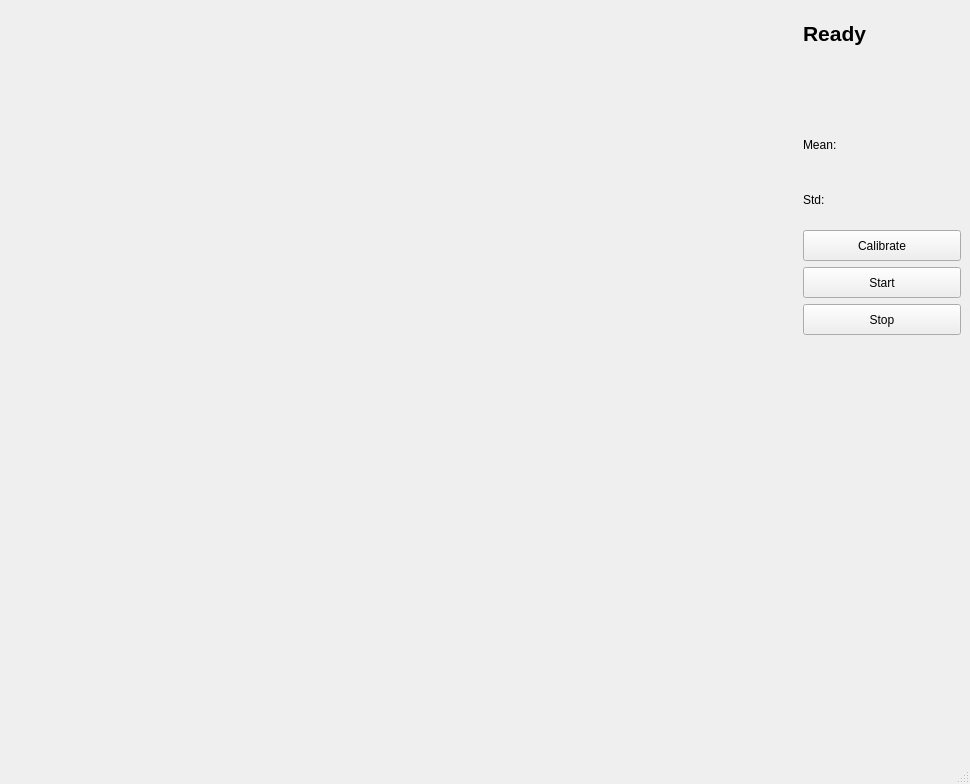
<?xml version="1.0" encoding="UTF-8"?>
<ui version="4.0">
 <class>MainWindow</class>
 <widget class="QMainWindow" name="MainWindow">
  <property name="geometry">
   <rect>
    <x>0</x>
    <y>0</y>
    <width>970</width>
    <height>784</height>
   </rect>
  </property>
  <property name="windowTitle">
   <string>MainWindow</string>
  </property>
  <widget class="QWidget" name="centralwidget">
   <layout class="QHBoxLayout" name="horizontalLayout" stretch="5,1">
    <item>
     <layout class="QVBoxLayout" name="verticalLayout" stretch="1,1">
      <item>
       <widget class="QCustomPlot" name="plot" native="true"/>
      </item>
      <item>
       <widget class="QCustomPlot" name="hist" native="true"/>
      </item>
     </layout>
    </item>
    <item>
     <layout class="QVBoxLayout" name="verticalLayout_3" stretch="1,1,1,4">
      <item>
       <layout class="QGridLayout" name="gridLayout">
        <item row="1" column="0">
         <widget class="QLabel" name="status">
          <property name="sizePolicy">
           <sizepolicy hsizetype="Expanding" vsizetype="Expanding">
            <horstretch>0</horstretch>
            <verstretch>0</verstretch>
           </sizepolicy>
          </property>
          <property name="font">
           <font>
            <pointsize>16</pointsize>
            <weight>75</weight>
            <italic>false</italic>
            <bold>true</bold>
           </font>
          </property>
          <property name="text">
           <string>Ready</string>
          </property>
          <property name="wordWrap">
           <bool>false</bool>
          </property>
         </widget>
        </item>
        <item row="3" column="0">
         <widget class="QLabel" name="end">
          <property name="font">
           <font>
            <pointsize>14</pointsize>
           </font>
          </property>
          <property name="text">
           <string/>
          </property>
         </widget>
        </item>
        <item row="2" column="0">
         <widget class="QLabel" name="begin">
          <property name="font">
           <font>
            <pointsize>14</pointsize>
           </font>
          </property>
          <property name="text">
           <string/>
          </property>
         </widget>
        </item>
       </layout>
      </item>
      <item>
       <layout class="QGridLayout" name="gridLayout_2">
        <item row="0" column="1">
         <widget class="QLabel" name="mean_label">
          <property name="text">
           <string/>
          </property>
         </widget>
        </item>
        <item row="0" column="0">
         <widget class="QLabel" name="label">
          <property name="text">
           <string>Mean:</string>
          </property>
         </widget>
        </item>
        <item row="1" column="0">
         <widget class="QLabel" name="label_3">
          <property name="text">
           <string>Std:</string>
          </property>
         </widget>
        </item>
        <item row="1" column="1">
         <widget class="QLabel" name="std_label">
          <property name="text">
           <string/>
          </property>
         </widget>
        </item>
       </layout>
      </item>
      <item>
       <layout class="QVBoxLayout" name="verticalLayout_2" stretch="1,1,1">
        <item>
         <widget class="QPushButton" name="calibrate">
          <property name="sizePolicy">
           <sizepolicy hsizetype="Expanding" vsizetype="Expanding">
            <horstretch>0</horstretch>
            <verstretch>0</verstretch>
           </sizepolicy>
          </property>
          <property name="text">
           <string>Calibrate</string>
          </property>
         </widget>
        </item>
        <item>
         <widget class="QPushButton" name="start">
          <property name="sizePolicy">
           <sizepolicy hsizetype="Expanding" vsizetype="Expanding">
            <horstretch>0</horstretch>
            <verstretch>0</verstretch>
           </sizepolicy>
          </property>
          <property name="text">
           <string>Start</string>
          </property>
         </widget>
        </item>
        <item>
         <widget class="QPushButton" name="stop">
          <property name="sizePolicy">
           <sizepolicy hsizetype="Expanding" vsizetype="Expanding">
            <horstretch>0</horstretch>
            <verstretch>0</verstretch>
           </sizepolicy>
          </property>
          <property name="text">
           <string>Stop</string>
          </property>
         </widget>
        </item>
       </layout>
      </item>
      <item>
       <spacer name="verticalSpacer">
        <property name="orientation">
         <enum>Qt::Vertical</enum>
        </property>
        <property name="sizeHint" stdset="0">
         <size>
          <width>20</width>
          <height>40</height>
         </size>
        </property>
       </spacer>
      </item>
     </layout>
    </item>
   </layout>
  </widget>
  <widget class="QMenuBar" name="menubar">
   <property name="geometry">
    <rect>
     <x>0</x>
     <y>0</y>
     <width>970</width>
     <height>22</height>
    </rect>
   </property>
  </widget>
  <widget class="QStatusBar" name="statusbar"/>
 </widget>
 <customwidgets>
  <customwidget>
   <class>QCustomPlot</class>
   <extends>QWidget</extends>
   <header>qcustomplot.h</header>
   <container>1</container>
  </customwidget>
 </customwidgets>
 <resources/>
 <connections/>
</ui>
